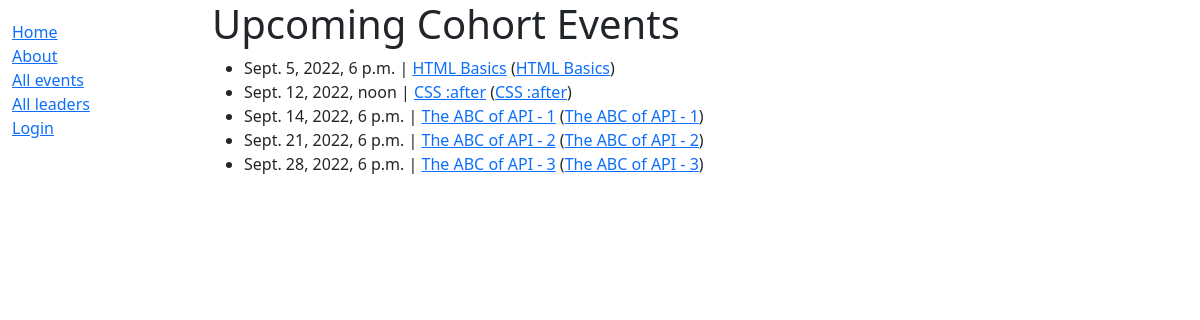
Screenshot of /catalog/events/ with the database file from the repository.
### catalog/models.py (models this page shows)
class Event(models.Model):
    id = models.AutoField(auto_created=True,
                          primary_key=True,
                          serialize=False,
                          verbose_name='ID')
    title = models.CharField(max_length=200)
    date = models.DateTimeField(blank=True)
    attendees = models.IntegerField(default=20)
    description = models.TextField(max_length=1000,
                                   help_text='Enter a brief description of tevent')
    level = models.ManyToManyField(Level,
                                   help_text='Select a level for this event')
    language = models.ManyToManyField(Language,
                                      help_text='Select a language for this event')
    image = models.ImageField(upload_to='static/img/')
    def get_absolute_url(self):
        return reverse('event-detail', args=[str(self.id)])
    def __str__(self):
        return self.title

### catalog/views.py (the view)
# urls.py: path("events/", views.EventListView.as_view(), name="events"),
class EventListView(generic.ListView):
    template_name = "events.html"
    model = Event
    context_object_name = 'event_list'
    paginate_by = 10

### catalog/templates/events.html
{% extends "base_generic.html" %}
{% block content %}
  <h1>Upcoming Cohort Events</h1>
  {% if event_list %}
  <ul>
    {% for event in event_list %}
      <li>
          {{ event.date }} | <a href="{{ event.get_absolute_url }}">{{ event.title }}</a> (<a href="{{ cohort.leader.get_absolute_url }}">{{event}}{{event.cohort.leader.first_name }}</a>)
      </li>
    {% endfor %}
  </ul>
  {% else %}
    <p>There are no on the calendar events at this time.</p>
  {% endif %}
{% endblock %}

### rows the page displays
Event: date "Sept. 5, 2022, 6 p.m.", title "HTML Basics"
Event: date "Sept. 12, 2022, noon", title "CSS :after"
Event: date "Sept. 14, 2022, 6 p.m.", title "The ABC of API - 1"
Event: date "Sept. 21, 2022, 6 p.m.", title "The ABC of API - 2"
Event: date "Sept. 28, 2022, 6 p.m.", title "The ABC of API - 3"
